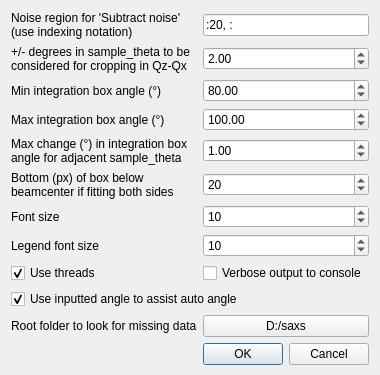
<?xml version="1.0" encoding="UTF-8"?>
<ui version="4.0">
 <class>Dialog</class>
 <widget class="QDialog" name="Dialog">
  <property name="geometry">
   <rect>
    <x>0</x>
    <y>0</y>
    <width>349</width>
    <height>375</height>
   </rect>
  </property>
  <property name="windowTitle">
   <string>Dialog</string>
  </property>
  <layout class="QGridLayout" name="gridLayout">
   <item row="8" column="0">
    <widget class="QCheckBox" name="checkBox_use_threads">
     <property name="text">
      <string>Use threads</string>
     </property>
     <property name="checked">
      <bool>true</bool>
     </property>
    </widget>
   </item>
   <item row="6" column="0">
    <widget class="QLabel" name="label_7">
     <property name="text">
      <string>Font size</string>
     </property>
    </widget>
   </item>
   <item row="11" column="1">
    <widget class="QDialogButtonBox" name="buttonBox">
     <property name="orientation">
      <enum>Qt::Horizontal</enum>
     </property>
     <property name="standardButtons">
      <set>QDialogButtonBox::Cancel|QDialogButtonBox::Ok</set>
     </property>
    </widget>
   </item>
   <item row="2" column="1">
    <widget class="QDoubleSpinBox" name="doubleSpinBox_find_angle_min">
     <property name="maximum">
      <double>180.000000000000000</double>
     </property>
     <property name="value">
      <double>80.000000000000000</double>
     </property>
    </widget>
   </item>
   <item row="6" column="1">
    <widget class="QSpinBox" name="spinBox_fontsize">
     <property name="value">
      <number>10</number>
     </property>
    </widget>
   </item>
   <item row="3" column="1">
    <widget class="QDoubleSpinBox" name="doubleSpinBox_find_angle_max">
     <property name="maximum">
      <double>180.000000000000000</double>
     </property>
     <property name="value">
      <double>100.000000000000000</double>
     </property>
    </widget>
   </item>
   <item row="4" column="1">
    <widget class="QDoubleSpinBox" name="doubleSpinBox_find_angle_max_change">
     <property name="maximum">
      <double>90.000000000000000</double>
     </property>
     <property name="value">
      <double>1.000000000000000</double>
     </property>
    </widget>
   </item>
   <item row="4" column="0">
    <widget class="QLabel" name="label_5">
     <property name="text">
      <string>Max change (°) in integration box angle for adjacent sample_theta before setting to midpt</string>
     </property>
     <property name="wordWrap">
      <bool>true</bool>
     </property>
    </widget>
   </item>
   <item row="9" column="0" colspan="2">
    <widget class="QCheckBox" name="checkBox_use_input_angle">
     <property name="text">
      <string>Use inputted angle to assist auto angle</string>
     </property>
     <property name="checked">
      <bool>true</bool>
     </property>
    </widget>
   </item>
   <item row="8" column="1">
    <widget class="QCheckBox" name="checkBox_verbose_output">
     <property name="text">
      <string>Verbose output to console</string>
     </property>
    </widget>
   </item>
   <item row="5" column="1">
    <widget class="QSpinBox" name="spinBox_bottom_belowcenter">
     <property name="minimum">
      <number>1</number>
     </property>
     <property name="maximum">
      <number>9999</number>
     </property>
     <property name="value">
      <number>20</number>
     </property>
    </widget>
   </item>
   <item row="5" column="0">
    <widget class="QLabel" name="label_6">
     <property name="text">
      <string>Bottom (px) of box below beamcenter if fitting both sides</string>
     </property>
     <property name="wordWrap">
      <bool>true</bool>
     </property>
    </widget>
   </item>
   <item row="1" column="0">
    <widget class="QLabel" name="label_2">
     <property name="text">
      <string>+/- degrees in sample_theta to be considered for cropping in Qz-Qx</string>
     </property>
     <property name="wordWrap">
      <bool>true</bool>
     </property>
    </widget>
   </item>
   <item row="7" column="0">
    <widget class="QLabel" name="label_8">
     <property name="text">
      <string>Legend font size</string>
     </property>
    </widget>
   </item>
   <item row="3" column="0">
    <widget class="QLabel" name="label_4">
     <property name="text">
      <string>Max integration box angle (°)</string>
     </property>
    </widget>
   </item>
   <item row="0" column="0">
    <widget class="QLabel" name="label">
     <property name="text">
      <string>Noise region for 'Subtract noise' (use indexing notation)</string>
     </property>
     <property name="wordWrap">
      <bool>true</bool>
     </property>
    </widget>
   </item>
   <item row="2" column="0">
    <widget class="QLabel" name="label_3">
     <property name="text">
      <string>Min integration box angle (°)</string>
     </property>
    </widget>
   </item>
   <item row="7" column="1">
    <widget class="QSpinBox" name="spinBox_legendfontsize">
     <property name="value">
      <number>10</number>
     </property>
    </widget>
   </item>
   <item row="1" column="1">
    <widget class="QDoubleSpinBox" name="doubleSpinBox_overlap_sample_theta_thresh">
     <property name="maximum">
      <double>90.000000000000000</double>
     </property>
     <property name="value">
      <double>2.000000000000000</double>
     </property>
    </widget>
   </item>
   <item row="10" column="1">
    <widget class="QPushButton" name="pushButton_missingfolder">
     <property name="text">
      <string>D:/saxs</string>
     </property>
    </widget>
   </item>
   <item row="10" column="0">
    <widget class="QLabel" name="label_9">
     <property name="text">
      <string>Root folder to look for missing data</string>
     </property>
    </widget>
   </item>
   <item row="0" column="1">
    <widget class="QLineEdit" name="lineEdit_noise_slice">
     <property name="text">
      <string>:20, :</string>
     </property>
    </widget>
   </item>
  </layout>
 </widget>
 <resources/>
 <connections>
  <connection>
   <sender>buttonBox</sender>
   <signal>accepted()</signal>
   <receiver>Dialog</receiver>
   <slot>accept()</slot>
   <hints>
    <hint type="sourcelabel">
     <x>341</x>
     <y>210</y>
    </hint>
    <hint type="destinationlabel">
     <x>157</x>
     <y>274</y>
    </hint>
   </hints>
  </connection>
  <connection>
   <sender>buttonBox</sender>
   <signal>rejected()</signal>
   <receiver>Dialog</receiver>
   <slot>reject()</slot>
   <hints>
    <hint type="sourcelabel">
     <x>341</x>
     <y>210</y>
    </hint>
    <hint type="destinationlabel">
     <x>286</x>
     <y>274</y>
    </hint>
   </hints>
  </connection>
 </connections>
</ui>
